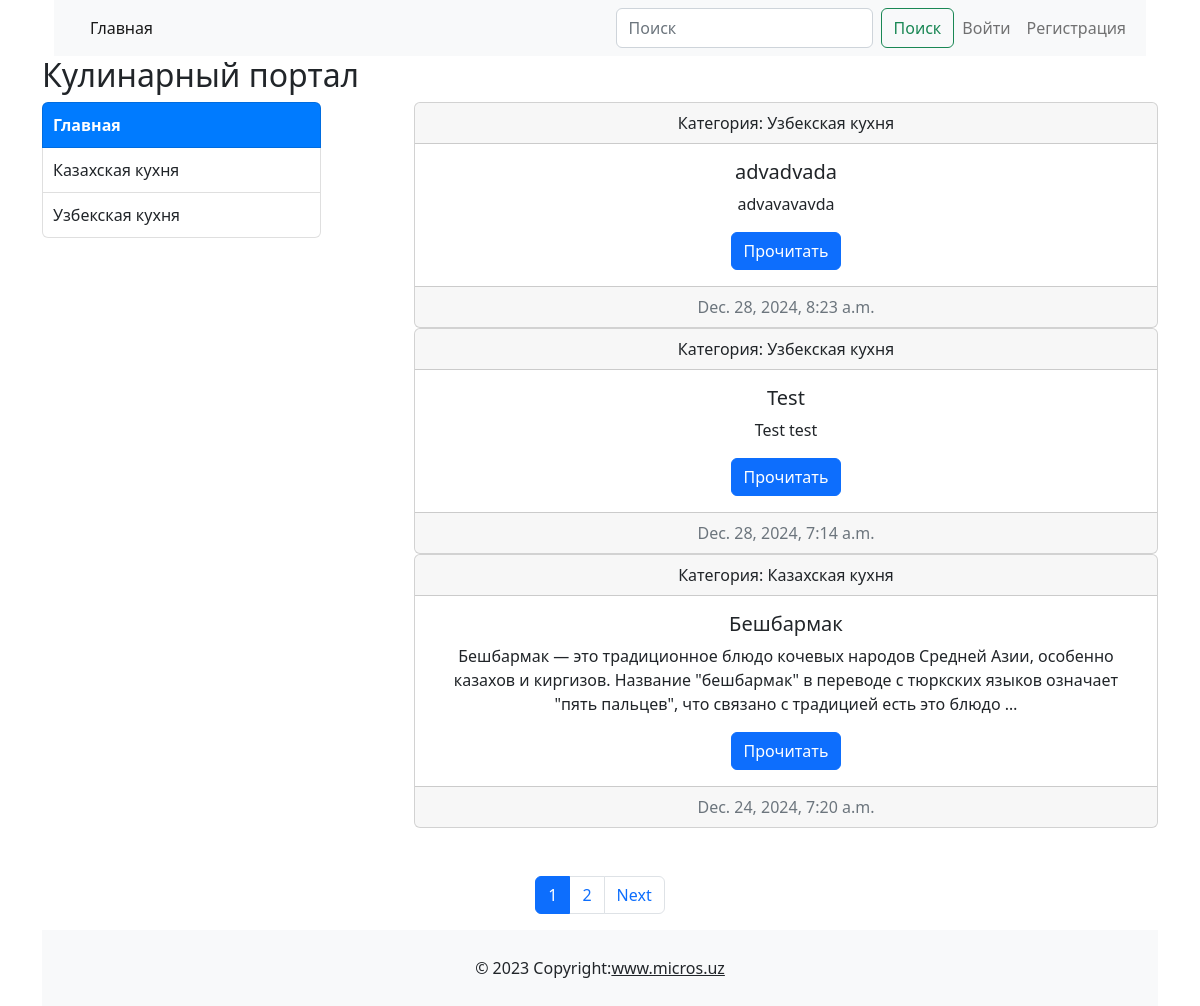
Before: / with the older database file.
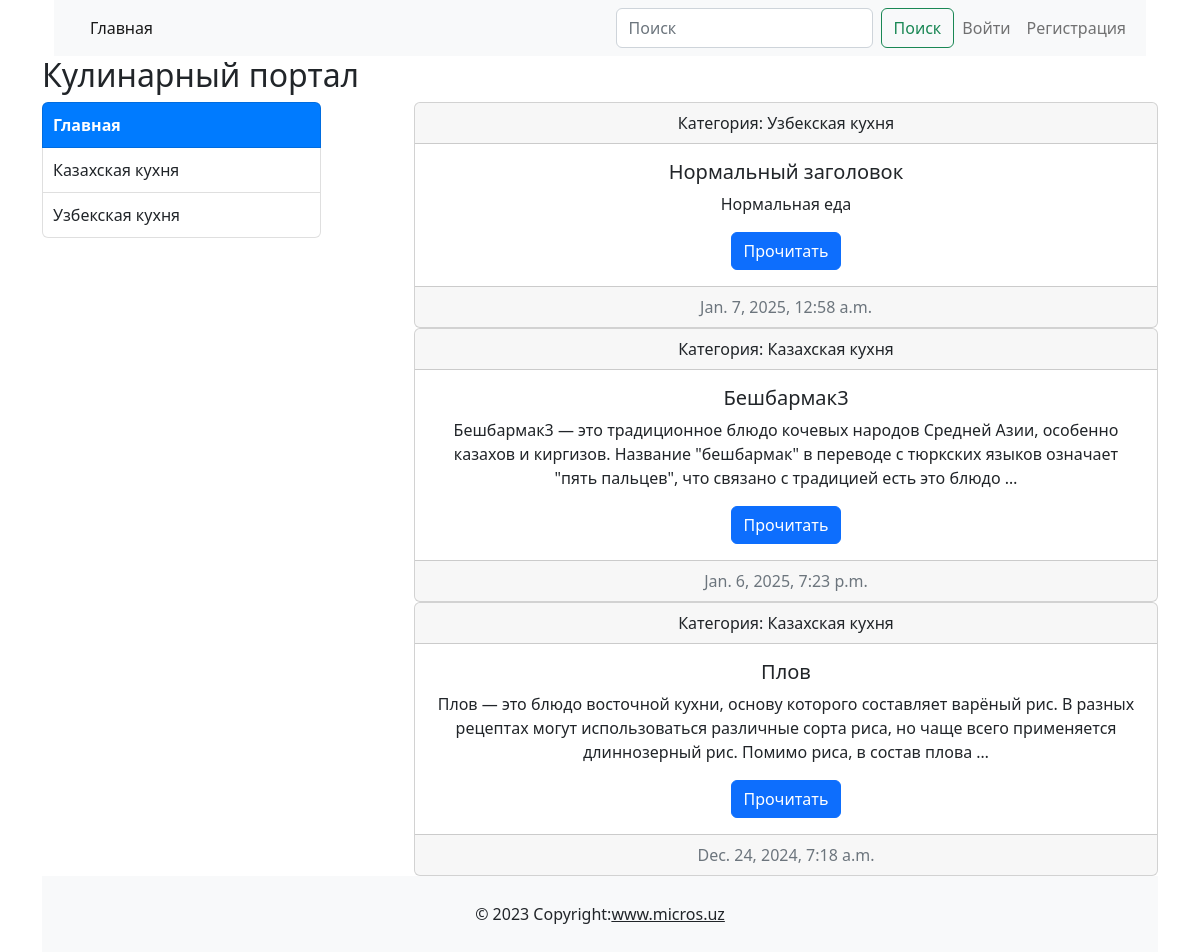
After: the same page with the newer database file.
### main/models.py (models this page shows, shortened)
class Category(models.Model):
    name= models.CharField(max_length=100, unique=True)
    slug = models.SlugField(max_length=100, unique=True)
    def get_absolute_url(self):
        return reverse('main:category', kwargs={"category_slug": self.slug})

class Post(models.Model):
    title = models.CharField(max_length=255, unique=True)
    slug = models.SlugField(max_length=255, unique=True)
    photo = models.ImageField(upload_to='photo/%y/%m/%d', blank=True, null=True)
    author = models.ForeignKey(CustomUser, on_delete=models.CASCADE, related_name='author_posts')
    category = models.ForeignKey('Category', on_delete=models.CASCADE, related_name='posts')
    content = models.TextField()
    created_at = models.DateTimeField(auto_now_add=True)
    updated_at = models.DateTimeField(auto_now=True)
    available = models.BooleanField(default=True)
    class Meta:
        ordering = ['-created_at']
        verbose_name = 'Post'
        verbose_name_plural = 'Posts'
    def get_absolute_url(self):
        return reverse("main:detail_page", kwargs={"post_slug": self.slug})

### main/views.py (the view)
# urls.py: path('', views.MainView.as_view(), name='index'),
class MainView(ListView):
    model = Post
    template_name = 'main/index.html'
    context_object_name = 'posts'
    extra_context = {'title': 'Home'}
    paginate_by = 3
    def get_queryset(self):
        queryset = Post.objects.filter(available=True)
        category_slug = self.kwargs.get('category_slug')
        if category_slug:
            category = get_object_or_404(Category, slug=category_slug)
            queryset = queryset.filter(category=category)
            self.extra_context['category'] = category
        return queryset
    def get_context_data(self, **kwargs):
        context = super().get_context_data(**kwargs)
        context.update({
            'categories': Category.objects.all(),
        })
        context.update(self.extra_context)
        return context

### main/templates/main/index.html (shortened to what this page needs)
{% extends "base.html" %}
{% load static %}
{% block content %}
            <h2>Кулинарный портал</h2>
            <div class="d-flex justify-content-between">
                <div class="col-3">
                    <ul class="list-group">
                        <li class="list-group-item {% if not category %}selected{% endif %}">
                            <a href="{% url 'main:index' %}">Главная</a>
                        </li>
                        {% for c in categories %}
                            <li class="list-group-item {% if c.slug == category.slug %}selected{% endif %}">
                                <a href="{{ c.get_absolute_url }}" class="list-group-item-action">{{ c.name }}</a>
                            </li>
                        {% endfor %}
                    </ul>
                </div>
                <div class="col-8">
                     {% for post in posts %}
                        <div class="card text-center"><div class="card-header">Категория: {{post.category.name}}</div>
                            <div class="card-body"><h5 class="card-title">{{ post.title }}</h5><p class="card-text">{{ post.content|truncatewords:30 }}</p><a href="{{ post.get_absolute_url }}" class="btn btn-primary">Прочитать</a></div>
                            <div class="card-footer text-muted">{{ post.updated_at }}</div>
                        </div>
                     {% endfor %}
            </div>
{% endblock content %}

Changed rows visible on the page:
removed Post: category.name "Узбекская кухня", title "Test", content "Test test", updated_at "Dec. 28, 2024, 7:14 a.m."
changed Post "Узбекская кухня": title "advadvada" → "Нормальный заголовок"; content "advavavavda" → "Нормальная еда"; updated_at "Dec. 28, 2024, 8:23 a.m." → "Jan. 7, 2025, 12:58 a.m."
changed Post: title "Бешбармак" → "Бешбармак3"; content "Бешбармак — это традиционное блюдо…" → "Бешбармак3 — это традиционное блюдо…"; updated_at "Dec. 24, 2024, 7:20 a.m." → "Jan. 6, 2025, 7:23 p.m."
now on this page (row unchanged): Post: category.name "Казахская кухня", title "Плов", content "Плов — это блюдо восточной кухни, основу которого составляет варёный рис. В разных рецептах могут использоваться различные сорта риса, но чаще всего применяется длиннозерный рис. Помимо риса, в состав плова …", updated_at "Dec. 24, 2024, 7:18 a.m."
Other visible differences:
list line gone: "1"
list line gone: "2"
text no longer shown: "Next"
